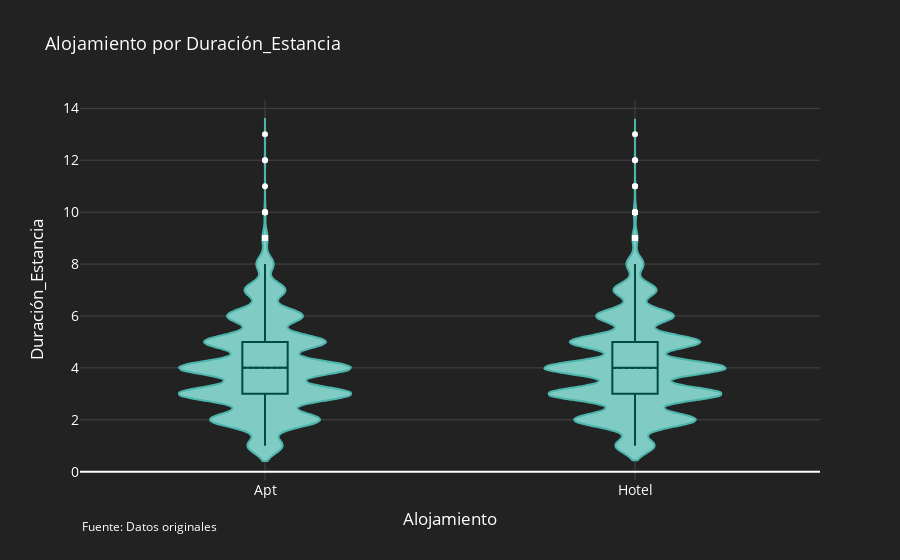
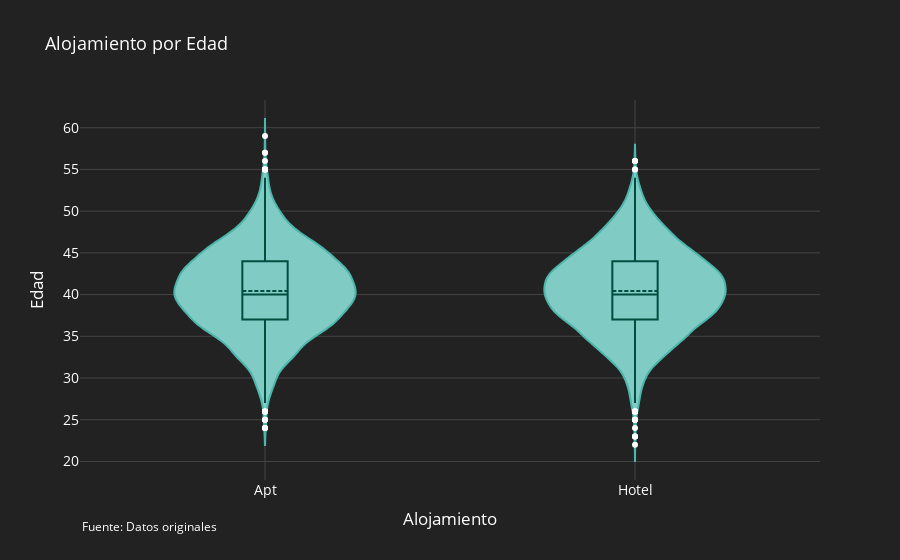
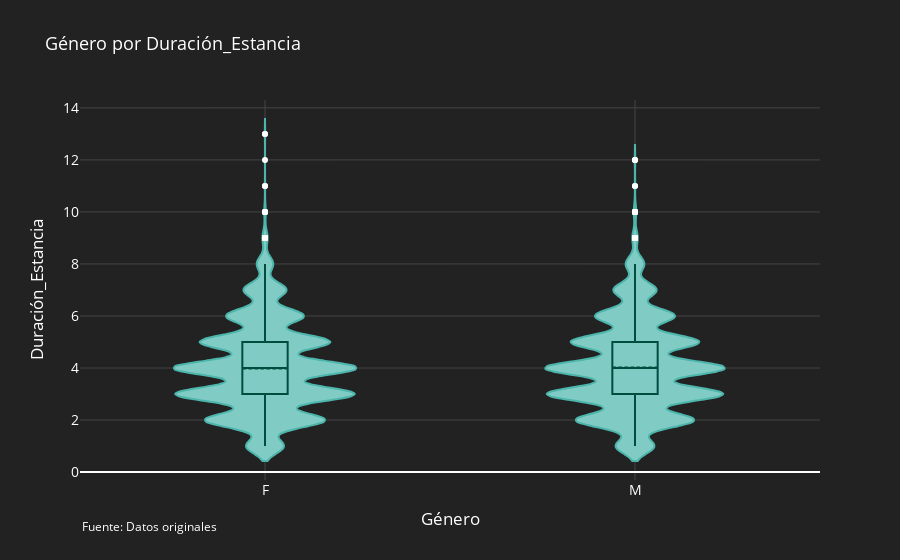
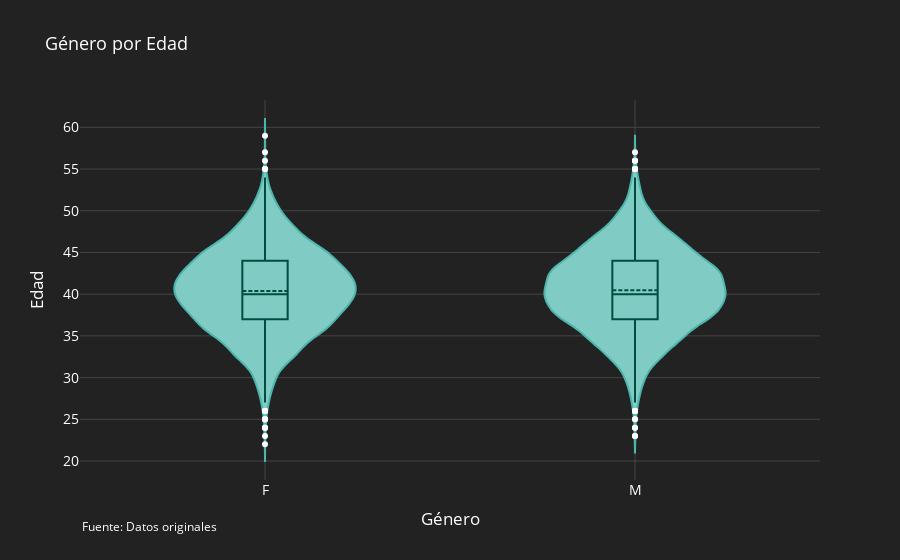

Notebook cell for these charts, in order:
### Code cell
for x, y in pares_violin:
    fig = generar_grafico_violin_bivariado(df,x,y)
    fig.show()

### Figure 1 — Plotly figure (JSON) as saved in the notebook; plotly's stock layout.template omitted (floating-point values rounded to 4 significant figures; data arrays with more than 128 entries replaced by an {"elided": "..."} marker saying what was removed)
{"data": [{"alignmentgroup": "True", "box": {"line": {"color": "#004D40"}, "visible": true}, "fillcolor": "#80CBC4", "hovertemplate": "Alojamiento=%{x}<br>Duración_Estancia=%{y}<extra></extra>", "legendgroup": "", "line": {"color": "#4DB6AC"}, "marker": {"color": "white", "size": 6}, "meanline": {"color": "#004D40"}, "name": "", "offsetgroup": "", "orientation": "v", "scalegroup": "True", "showlegend": false, "type": "violin", "x": {"elided": "9868 str values"}, "x0": " ", "xaxis": "x", "y": {"elided": "9868 int values"}, "y0": " ", "yaxis": "y"}], "layout": {"annotations": [{"font": {"color": "white", "size": 12}, "showarrow": false, "text": "Fuente: Datos originales", "x": 0, "xref": "paper", "y": -0.15, "yref": "paper"}], "font": {"color": "white", "size": 14}, "legend": {"tracegroupgap": 0}, "paper_bgcolor": "#222222", "plot_bgcolor": "#222222", "title": {"font": {"size": 18}, "text": "Alojamiento por Duración_Estancia"}, "violinmode": "group", "xaxis": {"anchor": "y", "domain": [0, 1], "gridcolor": "#444444", "title": {"text": "Alojamiento"}}, "yaxis": {"anchor": "x", "domain": [0, 1], "gridcolor": "#444444", "title": {"text": "Duración_Estancia"}}}}

### Figure 2 — Plotly figure (JSON) as saved in the notebook; plotly's stock layout.template omitted (floating-point values rounded to 4 significant figures; data arrays with more than 128 entries replaced by an {"elided": "..."} marker saying what was removed)
{"data": [{"alignmentgroup": "True", "box": {"line": {"color": "#004D40"}, "visible": true}, "fillcolor": "#80CBC4", "hovertemplate": "Alojamiento=%{x}<br>Edad=%{y}<extra></extra>", "legendgroup": "", "line": {"color": "#4DB6AC"}, "marker": {"color": "white", "size": 6}, "meanline": {"color": "#004D40"}, "name": "", "offsetgroup": "", "orientation": "v", "scalegroup": "True", "showlegend": false, "type": "violin", "x": {"elided": "9868 str values"}, "x0": " ", "xaxis": "x", "y": {"elided": "9868 int values"}, "y0": " ", "yaxis": "y"}], "layout": {"annotations": [{"font": {"color": "white", "size": 12}, "showarrow": false, "text": "Fuente: Datos originales", "x": 0, "xref": "paper", "y": -0.15, "yref": "paper"}], "font": {"color": "white", "size": 14}, "legend": {"tracegroupgap": 0}, "paper_bgcolor": "#222222", "plot_bgcolor": "#222222", "title": {"font": {"size": 18}, "text": "Alojamiento por Edad"}, "violinmode": "group", "xaxis": {"anchor": "y", "domain": [0, 1], "gridcolor": "#444444", "title": {"text": "Alojamiento"}}, "yaxis": {"anchor": "x", "domain": [0, 1], "gridcolor": "#444444", "title": {"text": "Edad"}}}}

### Figure 3 — Plotly figure (JSON) as saved in the notebook; plotly's stock layout.template omitted (floating-point values rounded to 4 significant figures; data arrays with more than 128 entries replaced by an {"elided": "..."} marker saying what was removed)
{"data": [{"alignmentgroup": "True", "box": {"line": {"color": "#004D40"}, "visible": true}, "fillcolor": "#80CBC4", "hovertemplate": "Género=%{x}<br>Duración_Estancia=%{y}<extra></extra>", "legendgroup": "", "line": {"color": "#4DB6AC"}, "marker": {"color": "white", "size": 6}, "meanline": {"color": "#004D40"}, "name": "", "offsetgroup": "", "orientation": "v", "scalegroup": "True", "showlegend": false, "type": "violin", "x": {"elided": "9868 str values"}, "x0": " ", "xaxis": "x", "y": {"elided": "9868 int values"}, "y0": " ", "yaxis": "y"}], "layout": {"annotations": [{"font": {"color": "white", "size": 12}, "showarrow": false, "text": "Fuente: Datos originales", "x": 0, "xref": "paper", "y": -0.15, "yref": "paper"}], "font": {"color": "white", "size": 14}, "legend": {"tracegroupgap": 0}, "paper_bgcolor": "#222222", "plot_bgcolor": "#222222", "title": {"font": {"size": 18}, "text": "Género por Duración_Estancia"}, "violinmode": "group", "xaxis": {"anchor": "y", "domain": [0, 1], "gridcolor": "#444444", "title": {"text": "Género"}}, "yaxis": {"anchor": "x", "domain": [0, 1], "gridcolor": "#444444", "title": {"text": "Duración_Estancia"}}}}

### Figure 4 — Plotly figure (JSON) as saved in the notebook; plotly's stock layout.template omitted (floating-point values rounded to 4 significant figures; data arrays with more than 128 entries replaced by an {"elided": "..."} marker saying what was removed)
{"data": [{"alignmentgroup": "True", "box": {"line": {"color": "#004D40"}, "visible": true}, "fillcolor": "#80CBC4", "hovertemplate": "Género=%{x}<br>Edad=%{y}<extra></extra>", "legendgroup": "", "line": {"color": "#4DB6AC"}, "marker": {"color": "white", "size": 6}, "meanline": {"color": "#004D40"}, "name": "", "offsetgroup": "", "orientation": "v", "scalegroup": "True", "showlegend": false, "type": "violin", "x": {"elided": "9868 str values"}, "x0": " ", "xaxis": "x", "y": {"elided": "9868 int values"}, "y0": " ", "yaxis": "y"}], "layout": {"annotations": [{"font": {"color": "white", "size": 12}, "showarrow": false, "text": "Fuente: Datos originales", "x": 0, "xref": "paper", "y": -0.15, "yref": "paper"}], "font": {"color": "white", "size": 14}, "legend": {"tracegroupgap": 0}, "paper_bgcolor": "#222222", "plot_bgcolor": "#222222", "title": {"font": {"size": 18}, "text": "Género por Edad"}, "violinmode": "group", "xaxis": {"anchor": "y", "domain": [0, 1], "gridcolor": "#444444", "title": {"text": "Género"}}, "yaxis": {"anchor": "x", "domain": [0, 1], "gridcolor": "#444444", "title": {"text": "Edad"}}}}
